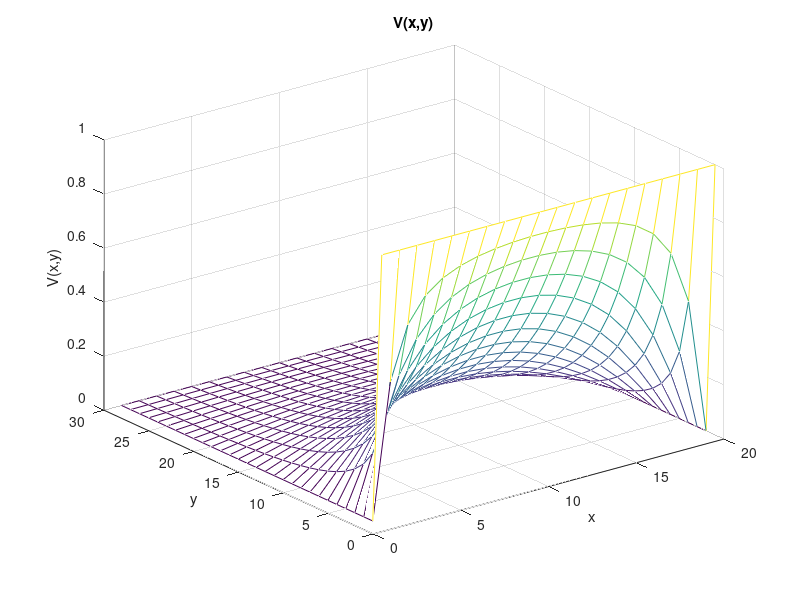
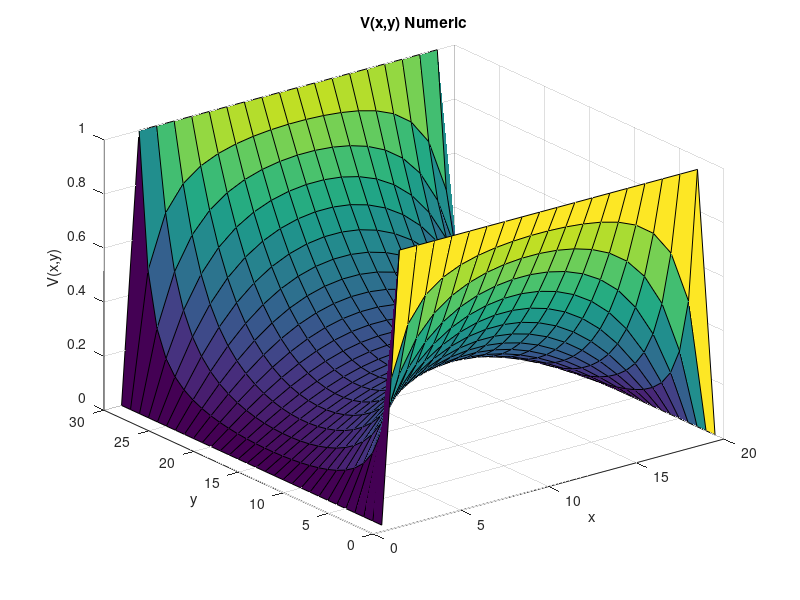
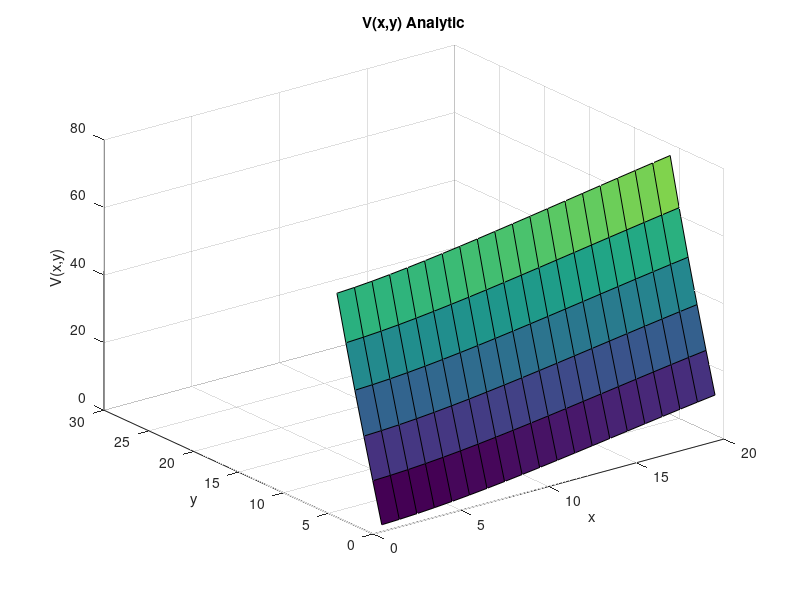
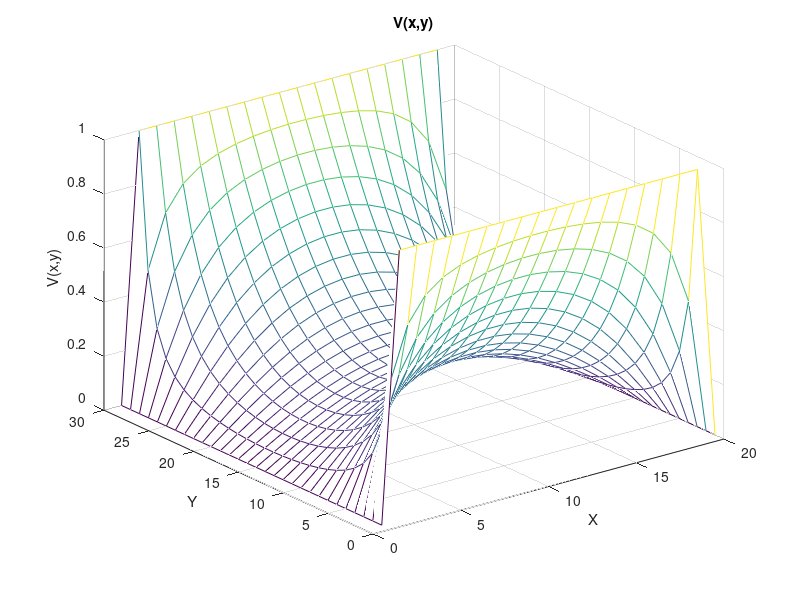

Reproduce these figures in MATLAB, in order.
%% ELEC 4700 Assignment 2 Jalil (Rohana) Aalab #100995788 Feb/25/2018
%% Part 1 A
% This code is used to provide a visual understanding of the electrostatic
% potential that is present within a given 2D rectangular region. This
% intial section will set up the grid and basic variables prior to
% evaluating the potentials. The first case will assume that the potential
% does not change with respect to the y-coordinates, and therefore will be
% treated as a 1D situation. 

% Inputs
L = 30;
W = 20;

%Grid
x = linspace(0,L);
y = linspace(0,W);
dx = x(2) - x(1);
dy = y(2) - y(1);

% Make matrices
N = L*W;
M = zeros(N,N);
B = zeros(N,1);

% Interior Points
for i = 2:L-1
    for j = 2:W-1
        n = i + (j-1)*L;
        M(n,n) = -4;
        M(n,n-1) = 1;
        M(n,n+1) = 1;
        M(n,n-L) = 1;
        M(n,n+L) = 1;
        B(n,1) = 0;
    end
end

% Left BC point
i = 1;
for j = 1:W
    n = i + (j-1)*L;
    M(n,n) = 1;
     B(n,1) = 1;
end

% Right BC 
i = L;
for j = 1:W
    n = i + (j-1)*L;
    M(n,n) = 1;
    B(n,1) = 0;
end

% Bottom BC
j = 1;
for i = 1:L
    n = i + (j-1)*L;
    M(n,n) = 1;
end

% Top BC
j = W;
for i = 1:L
    n = i + (j-1)*L;
    M(n,n) = 1;
end

% Solve for potential
phi_vec = M\B;

% Convert vector to 2D array
for i = 1 : L
    for j = 1 : W
        n = i + (j-1)*L;
        phi(i,j) = phi_vec(n);
    end
end

% Plot
figure(1);
mesh(phi);
xlabel('x');
ylabel('y');
zlabel('V(x,y)');
title('V(x,y)');   
%%
% The graph shows that the potential (V) is 1 on one end of the region, and
% on the other end it is 0. Between these sides, the potential slowly drops
% as it is distributed from the V = 1 side to the zero potential
% side. This produces the curve that lowers down to a flat line, and this
% represents that the raised potential spreads out to the other side but
% the value of the potential drops as it is moved further away from the
% V = 1 side. 
%% Part 1 B
% This section provides a visual representation of the variance of electric
% potential over a 2D rectangular region. 

% Interior Points
for i = 2:L-1
    for j = 2:W-1
        n = i + (j-1)*L;
        M(n,n) = -4;
        M(n,n-1) = 1;
        M(n,n+1) = 1;
        M(n,n-L) = 1;
        M(n,n+L) = 1;
        B(n,1) = 0;
    end
end

% Left BC point
i = 1;
for j = 1:W
    n = i + (j-1)*L;
    M(n,n) = 1;
    B(n,1) = 1;
end

% Right BC 
i = L;
for j = 1:W
    n = i + (j-1)*L;
    M(n,n) = 1;
    B(n,1) = 1;
end

% Bottom BC
j = 1;
for i = 1:L
    n = i + (j-1)*L;
    M(n,n) = 1;
    B(n,1) = 0;
end

% Top BC
j = W;
for i = 1:L
    n = i + (j-1)*L;
    M(n,n) = 1;
    B(n,1) = 0;
end

% Solve for potential
phi_vec = M\B;

% Convert vector to 2D array
for i = 1 : 30
    for j = 1 : 20
        n = i + (j-1)*L;
        phi(i,j) = phi_vec(n);
    end
end

% Plot
figure(2);
surf(phi);
xlabel('x');
ylabel('y');
zlabel('V(x,y)');
title('V(x,y) Numeric');
%% 
% As opposed to the previous figure, this region has boundary conditions
% such that both ends have a raised potential at V = 1. The areas of the
% region closest to either end are influenced by the raised potential and
% the potential of those areas rises as well. However, the potential drops
% in proportion to the distance away from either end. Therefore, the middle
% of the region is furtherst away from either end and has the lowest
% potential because it is far from the influence of the raised voltage.

% Part 1 b analytical
phi2 = phi;
a = 30;
b = 10;
added = 0;
for i = 1:L
    for j = 1:W
        for n = 1:2:1003
            added = added + ((1/n)*(cosh(n*pi*i/a))*(sin(n*pi*j/a))*(1/(cosh(n*pi*b/a))));
        end
    phi2(i,j) = (4/pi) * added;
    end
end
figure(3);
surf(phi2);
xlabel('x');
ylabel('y');
zlabel('V(x,y)');
title('V(x,y) Analytic');
%%
% This graph is the analytic solution for the electric potential. It is
% derived from using the analytic series solution, which is described above
% by the variable 'added'. It can be seen that this analytic solution is
% not as accurate as the previous numeric solution. This may be due to the
% fact that the variable n is supposed to be all the odd numbers from 1 to
% infinity, however this code only had a maximum n of 1003. Therefore, the
% graph does not properly show the raised voltage of 1 V on both ends of
% the region. For this example, the superior solution is therefore the
% numeric solution. 
%% Part 2 A
% This section provides a visual understanding of the current flow in a
% given 2D rectangular region. The distribution of the conductivity
% (sigma(x,y)), current density(J(x,y)), horizontal electric field (Ex),
% vertical electric field (Ey), and electric potential (V(x,y)) are
% displayed. The region has a 'bottleneck' area which is highly resistive,
% and the effect of this on other variables is explored.

% Interior Points
for i = 2:L-1
    for j = 2:W-1
        n = i + (j-1)*L;
        M(n,n) = -4;
        M(n,n-1) = 1;
        M(n,n+1) = 1;
        M(n,n-L) = 1;
        M(n,n+L) = 1;
        B(n,1) = 0;
    end
end

% Left BC point
i = 1;
for j = 1:W
    n = i + (j-1)*L;
    M(n,n) = 1;
    B(n,1) = 1;
end

% Right BC 
i = L;
for j = 1:W
    n = i + (j-1)*L;
    M(n,n) = 1;
    B(n,1) = 1;
end

% Bottom BC
j = 1;
for i = 1:L
    n = i + (j-1)*L;
    M(n,n) = 1;
    B(n,1) = 0;
end

% Top BC
j = W;
for i = 1:L
    n = i + (j-1)*L;
    M(n,n) = 1;
    B(n,1) = 0;
end

% Solve for potential
phi_vec = M\B;

% Convert vector to 2D array
for i = 1 : 30
    for j = 1 : 20
        n = i + (j-1)*L;
        phi(i,j) = phi_vec(n);
    end
end

% Plot
figure(4);
mesh(phi);
xlabel('X');
ylabel('Y');
zlabel('V(x,y)');
title('V(x,y)');
%% 
% This figure is the same as the previous figure with identical potentials
% and boundary conditions. Other variables and factors are changed in order
% to compare their effects, therefore this figure is a 'control' variable
% to relate the differences of various physical effects. 

% Electric Field 
Vmap = zeros(L,W);
for i = 1:L
    for j = 1:W
        n = j + (i-1)*W;
        Vmap(i,j) = phi_vec(n);
    end
end

for i = 1:L
    for j = 1:W
        if i == 1
            Ex(i,j) = (Vmap(i+1,j) - Vmap(i,j));
        elseif i == L
            Ex(i,j) = (Vmap(i,j) - Vmap(i-1,j));
        else
            Ex(i,j) = (Vmap(i+1,j) - Vmap(i-1,j))*0.5;
        end
        if j == 1
            Ey(i,j) = (Vmap(i,j+1) - Vmap(i,j));
        elseif j == W
            Ey(i,j) = (Vmap(i,j) - Vmap(i,j-1));
        else
            Ey(i,j) = (Vmap(i,j+1) - Vmap(i,j-1))*0.5;
        end
    end
end

Ex = -Ex;
Ey = -Ey;

figure(5);
mesh(Ex);
xlabel('X');
ylabel('Y');
zlabel('Ex');
title('Ex');
%% 
% This is the graph of the horizontal electric field, or the electric field
% that is produced in the 'x' direction. The electric field is the gradient
% of electric potential (Voltage V), and Ex is the gradient in the 'x'
% component.

figure(6);
mesh(Ey);
xlabel('X');
ylabel('Y');
zlabel('Ey');
title('Ey');
%% 
% This is the graph of the vertical electric field, or the electric field
% that is produced in the 'y' direction. The electric field is the gradient
% of electric potential (Voltage V), and Ey is the gradient in the 'y'
% component.

Et = Ex + Ey;
figure(7);
mesh(Et);
xlabel('X');
ylabel('Y');
zlabel('E Total');
title('E Total');
%% 
% This is the graph of the total electric field, which is produced by
% adding components of the electric field in both the 'x' and 'y'
% directions. Therefore, this graph shows the electric field as the
% complete gradient of the 2D electric potential (Voltage V). 

% Sigma
sigma = ones(L,W);
for i = 1:L
    for j = 1:W
        if j <= (W/3) || j >= (W*2/3)
            if i >= (L/3) && i <= (L*2/3)
                sigma(i,j) = 10^-12;
            end
            
        end
    end
end

figure(8);
mesh(sigma);
xlabel('X');
ylabel('Y');
zlabel('Sigma(x,y)');
title('Sigma(x,y)');
%%
% This graph depicts the distribution of the variable sigma over the
% region. The variable sigma is the conductivity of different areas of the
% region, and is the inverse of the resistivity of an area. The graph shows
% the 'bottle-neck' area, where there are 2 'boxes' that contain a
% conductivity that is significantly lower than that of the surrounding
% area. In a physical sense, these 2 boxes represent areas of the region
% that are highly resistive, and which will resist the flow of electric
% current. 

% Current Density
J = sigma .* Et;
figure(9);
mesh(J);
xlabel('X');
ylabel('Y');
zlabel('J(x,y)');
title('J(x,y)');
%%
% The graph shown depicts the distribution of current density (J) over the
% region. From physics, Ohm's Law is J = sigma * E. This formula states
% that the current density is equal to the product of the electric field
% and conductivity. This graph is similar to the previous figure of the
% total electric field (Et), however this graph has 2 'boxes' near the
% middle where there is a near 0 current density. These 2 areas exist
% because the conductivity of those areas is extremely low (meaning that
% the resistance in those areas is extremely high), and this decreases the
% ability of current to flow through these areas. Therefore, the lack of
% current in those areas produces a near 0 current density in those areas.

% Current Flow I = V/R
R = sigma;
for i = 1:L
    for j = 1:W
        if sigma(i,j) == (10^-12)
            R(i,j) = 1 / (10^-12);
        end
    end
end

Current = phi ./ R;
C0 = sum(Current(1,:));
CL = sum(Current(L,:));
c = (C0 + CL) / 2;
figure(10);
mesh(Current);
xlabel('X');
ylabel('Y');
zlabel('I(x,y)');
title(['Avg Current = ', num2str(c), ' Amp']);
%%
% The graph represents the flow of current throughout the region. Another
% form of Ohm's Law is I = V/R, which states that the current is equal to
% the voltage divided by the resistance. This graph is similar the previous
% graph of the distribution of electric potential (V(x,y)), however there
% are 2 'boxes' in the region where the current is 0. These 2 areas are the
% areas with high resistivity. From the formula, a high resistance with
% respect to voltage produces a low (or 0) current. Therefore, these 2
% boxes act as a 'bottle-neck' region which narrows the path of current.
% The average current is stated and is calculated by averaging the current
% at both ends of the region. 

%% Part 2 B
% This section explores the relationship between the mesh size and the
% electric current.

% Inputs
L = 30;
W = 20;

%Grid
x = linspace(0,L);
y = linspace(0,W);
dx = x(2) - x(1);
dy = y(2) - y(1);

% Make matrices
N = L*W;
M = zeros(N,N);
B = zeros(N,1);

%% Part 2 C
% This section investigates the change of the current with respect to the
% change in the width of the bottle-neck region. 

% Interior Points
for i = 2:L-1
    for j = 2:W-1
        n = i + (j-1)*L;
        M(n,n) = -4;
        M(n,n-1) = 1;
        M(n,n+1) = 1;
        M(n,n-L) = 1;
        M(n,n+L) = 1;
        B(n,1) = 0;
    end
end

% Left BC point
i = 1;
for j = 1:W
    n = i + (j-1)*L;
    M(n,n) = 1;
    B(n,1) = 1;
end

% Right BC 
i = L;
for j = 1:W
    n = i + (j-1)*L;
    M(n,n) = 1;
    B(n,1) = 1;
end

% Bottom BC
j = 1;
for i = 1:L
    n = i + (j-1)*L;
    M(n,n) = 1;
    B(n,1) = 0;
end

% Top BC
j = W;
for i = 1:L
    n = i + (j-1)*L;
    M(n,n) = 1;
    B(n,1) = 0;
end

% Solve for potential
phi_vec = M\B;

% Convert vector to 2D array
for i = 1 : 30
    for j = 1 : 20
        n = i + (j-1)*L;
        phi(i,j) = phi_vec(n);
    end
end

% Sigma
sigma1 = ones(L,W);
sigma2 = ones(L,W);
sigma3 = ones(L,W);
sigma4 = ones(L,W);
for i = 1:L
    for j = 1:W
        if j <= (W/4) || j >= (W*3/4)
            if i >= (L/3) && i <= (L*2/3)
                sigma1(i,j) = 10^-12;
            end 
        end
        if j <= (W/3.1) || j >= (W - (W/3.1))
            if i >= (L/3) && i <= (L*2/3)
                sigma2(i,j) = 10^-12;
            end 
        end 
        if j <= (W/2.5) || j >= (W - (W/2.5))
            if i >= (L/3) && i <= (L*2/3)
                sigma3(i,j) = 10^-12;
            end 
        end
        if j <= (W/2.1) || j >= (W - (W/2.1))
            if i >= (L/3) && i <= (L*2/3)
                sigma4(i,j) = 10^-12;
            end 
        end
    end
end

% Current Flow I = V/R
R1 = sigma1;
R2 = sigma2;
R3 = sigma3;
R4 = sigma4;
for i = 1:L
    for j = 1:W
        if sigma1(i,j) == (10^-12)
            R1(i,j) = 1 / (10^-12);
        end
    end
end
for i = 1:L
    for j = 1:W
        if sigma2(i,j) == (10^-12)
            R2(i,j) = 1 / (10^-12);
        end
    end
end
for i = 1:L
    for j = 1:W
        if sigma3(i,j) == (10^-12)
            R3(i,j) = 1 / (10^-12);
        end
    end
end
for i = 1:L
    for j = 1:W
        if sigma4(i,j) == (10^-12)
            R4(i,j) = 1 / (10^-12);
        end
    end
end

Current1 = phi ./ R1;
C01 = sum(Current1(1,:));
CL1 = sum(Current1(L,:));
c1 = (C01 + CL1) / 2;
figure(11);
subplot(2,2,1);
mesh(Current1);
xlabel('X');
ylabel('Y');
zlabel('I(x,y)');
title(['Avg I = ', num2str(c1)]);

Current2 = phi ./ R2;
C02 = sum(Current2(1,:));
CL2 = sum(Current2(L,:));
c2 = (C02 + CL2) / 2;
subplot(2,2,2);
mesh(Current2);
xlabel('X');
ylabel('Y');
zlabel('I(x,y)');
title(['Avg I = ', num2str(c2)]);

Current3 = phi ./ R3;
C03 = sum(Current3(1,:));
CL3 = sum(Current3(L,:));
c3 = (C03 + CL3) / 2;
subplot(2,2,3);
mesh(Current3);
xlabel('X');
ylabel('Y');
zlabel('I(x,y)');
title(['Avg I = ', num2str(c3)]);

Current4 = phi ./ R4;
C04 = sum(Current4(1,:));
CL4 = sum(Current4(L,:));
c4 = (C04 + CL4) / 2;
subplot(2,2,4);
mesh(Current4);
xlabel('X');
ylabel('Y');
zlabel('I(x,y)');
title(['Avg I = ', num2str(c4)]);
%%
% The figure shows 4 different graphs which all show the effect of
% different conductivity regions on the current. The different graphs show
% 'bottle-neck' regions where the path for current to flow through the
% middle region becomes increasingly narrow. However, each graph produces
% the same average current, meaning that both ends of each graph are at the
% same current. This observation would suggest that the narrowing of the
% 'bottle-neck' region has no effect on the current flowing from one end to
% the other. This conclusion can be supported by the fact that the average
% current is calculated from the average of the current at both ends of the
% region, and current is defined as I = V/R. The voltage distribution and
% resistivity of both ends has not changed by the narrowing of the
% 'bottle-neck' in the middle of the region, therefore the currents would
% be identical. 

%% Part 2 D
% This section analyzes the effects of various conductivities (sigma(x,y))
% on the current. 

% Interior Points
for i = 2:L-1
    for j = 2:W-1
        n = i + (j-1)*L;
        M(n,n) = -4;
        M(n,n-1) = 1;
        M(n,n+1) = 1;
        M(n,n-L) = 1;
        M(n,n+L) = 1;
        B(n,1) = 0;
    end
end

% Left BC point
i = 1;
for j = 1:W
    n = i + (j-1)*L;
    M(n,n) = 1;
    B(n,1) = 1;
end

% Right BC 
i = L;
for j = 1:W
    n = i + (j-1)*L;
    M(n,n) = 1;
    B(n,1) = 1;
end

% Bottom BC
j = 1;
for i = 1:L
    n = i + (j-1)*L;
    M(n,n) = 1;
    B(n,1) = 0;
end

% Top BC
j = W;
for i = 1:L
    n = i + (j-1)*L;
    M(n,n) = 1;
    B(n,1) = 0;
end

% Solve for potential
phi_vec = M\B;

% Convert vector to 2D array
for i = 1 : 30
    for j = 1 : 20
        n = i + (j-1)*L;
        phi(i,j) = phi_vec(n);
    end
end

% Sigma
sigma = ones(L,W);
for i = 1:L
    for j = 1:W
        if j <= (W/3) || j >= (W*2/3)
            if i >= (L/3) && i <= (L*2/3)
                sigma(i,j) = 10^-12;
            end
            
        end
    end
end

% Current Flow I = V/R
R1 = sigma;
R2 = sigma;
R3 = sigma;
R4 = sigma;

for i = 1:L
    for j = 1:W
        if sigma(i,j) == (10^-12)
            R1(i,j) = 1 / (10^-3);
            R2(i,j) = 1 / (10^0);
            R3(i,j) = 1 / (10^1);
            R4(i,j) = 1 / (10^3);
        end
    end
end

Current = phi ./ R1;
C0 = sum(Current(1,:));
CL = sum(Current(L,:));
c = (C0 + CL) / 2;
figure(12);
subplot(2,2,1);
mesh(Current);
xlabel('X');
ylabel('Y');
zlabel('I(x,y)');
title(['S = 10^-3 & Avg I = ', num2str(c)]);

Current = phi ./ R2;
C0 = sum(Current(1,:));
CL = sum(Current(L,:));
c = (C0 + CL) / 2;
subplot(2,2,2);
mesh(Current);
xlabel('X');
ylabel('Y');
zlabel('I(x,y)');
title(['S = 10^0 & Avg I = ', num2str(c)]);

Current = phi ./ R3;
C0 = sum(Current(1,:));
CL = sum(Current(L,:));
c = (C0 + CL) / 2;
subplot(2,2,3);
mesh(Current);
xlabel('X');
ylabel('Y');
zlabel('I(x,y)');
title(['S = 10^1 & Avg I = ', num2str(c)]);

Current = phi ./ R4;
C0 = sum(Current(1,:));
CL = sum(Current(L,:));
c = (C0 + CL) / 2;
subplot(2,2,4);
mesh(Current);
xlabel('X');
ylabel('Y');
zlabel('I(x,y)');
title(['S = 10^3 & Avg I = ', num2str(c)]);
%%
% The figure shows 4 different graphs that depict the effect of various
% magnitudes of conductivity on the current. The different graphs show that
% increasing the conductivity of the 2 'boxes' in the 'bottle-neck' region
% proportionally increases the current in those 2 areas. However, all the
% graphs produce the same average current. This observation suggests that
% manipulation of the conductivity of the 'bottle-neck' areas (and
% therefore the resistivity) has no effect on the average current flowing
% from one end to the other. This conclusion can be supported by the fact
% that the average current is calculated as the average of the current on
% both ends of the region. Current is defined as I = V/R, and the change in
% the magnitude of conductivity in the 'bottle-neck' region does not affect
% the voltage distribution or resistivity of either end of the region;
% therefore the currents should be equal. 